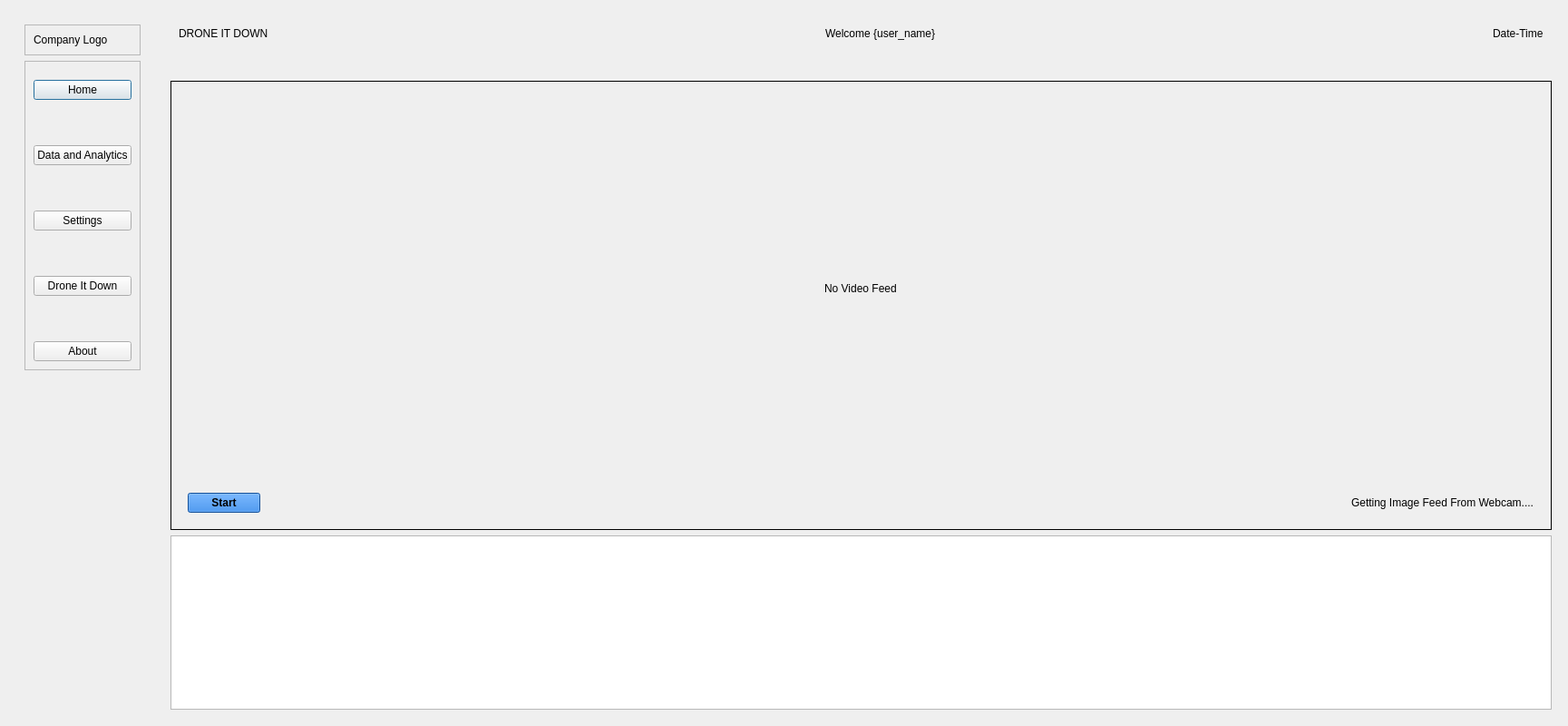
<?xml version="1.0" encoding="UTF-8"?>
<ui version="4.0">
 <class>MainWindow</class>
 <widget class="QMainWindow" name="MainWindow">
  <property name="windowModality">
   <enum>Qt::NonModal</enum>
  </property>
  <property name="enabled">
   <bool>true</bool>
  </property>
  <property name="geometry">
   <rect>
    <x>0</x>
    <y>0</y>
    <width>1729</width>
    <height>800</height>
   </rect>
  </property>
  <property name="sizePolicy">
   <sizepolicy hsizetype="Minimum" vsizetype="Minimum">
    <horstretch>1</horstretch>
    <verstretch>1</verstretch>
   </sizepolicy>
  </property>
  <property name="maximumSize">
   <size>
    <width>1920</width>
    <height>800</height>
   </size>
  </property>
  <property name="windowTitle">
   <string>Drone It Down</string>
  </property>
  <property name="autoFillBackground">
   <bool>true</bool>
  </property>
  <property name="styleSheet">
   <string notr="true"/>
  </property>
  <property name="animated">
   <bool>false</bool>
  </property>
  <widget class="QWidget" name="centralwidget">
   <property name="layoutDirection">
    <enum>Qt::LeftToRight</enum>
   </property>
   <layout class="QHBoxLayout" name="horizontalLayout_2">
    <item alignment="Qt::AlignLeft">
     <widget class="QWidget" name="leftmenu" native="true">
      <property name="enabled">
       <bool>true</bool>
      </property>
      <layout class="QVBoxLayout" name="verticalLayout_8">
       <item>
        <widget class="QWidget" name="widget" native="true">
         <property name="minimumSize">
          <size>
           <width>0</width>
           <height>571</height>
          </size>
         </property>
         <layout class="QVBoxLayout" name="verticalLayout">
          <item alignment="Qt::AlignTop">
           <widget class="QFrame" name="frame">
            <property name="frameShape">
             <enum>QFrame::StyledPanel</enum>
            </property>
            <property name="frameShadow">
             <enum>QFrame::Raised</enum>
            </property>
            <layout class="QVBoxLayout" name="verticalLayout_3">
             <item>
              <widget class="QLabel" name="logo">
               <property name="text">
                <string>Company Logo</string>
               </property>
              </widget>
             </item>
            </layout>
           </widget>
          </item>
          <item alignment="Qt::AlignHCenter|Qt::AlignTop">
           <widget class="QFrame" name="frame_2">
            <property name="sizePolicy">
             <sizepolicy hsizetype="Preferred" vsizetype="Preferred">
              <horstretch>0</horstretch>
              <verstretch>1</verstretch>
             </sizepolicy>
            </property>
            <property name="frameShape">
             <enum>QFrame::StyledPanel</enum>
            </property>
            <property name="frameShadow">
             <enum>QFrame::Raised</enum>
            </property>
            <layout class="QVBoxLayout" name="verticalLayout_4">
             <property name="spacing">
              <number>50</number>
             </property>
             <property name="topMargin">
              <number>20</number>
             </property>
             <item>
              <widget class="QPushButton" name="HomeButton">
               <property name="sizePolicy">
                <sizepolicy hsizetype="Minimum" vsizetype="Fixed">
                 <horstretch>0</horstretch>
                 <verstretch>1</verstretch>
                </sizepolicy>
               </property>
               <property name="text">
                <string>Home</string>
               </property>
               <property name="icon">
                <iconset resource="resources.qrc">
                 <normaloff>:/icons/icons/home.svg</normaloff>:/icons/icons/home.svg</iconset>
               </property>
               <property name="iconSize">
                <size>
                 <width>24</width>
                 <height>24</height>
                </size>
               </property>
               <property name="autoDefault">
                <bool>true</bool>
               </property>
               <property name="default">
                <bool>true</bool>
               </property>
              </widget>
             </item>
             <item>
              <widget class="QPushButton" name="DataButton">
               <property name="text">
                <string>Data and Analytics</string>
               </property>
               <property name="icon">
                <iconset resource="resources.qrc">
                 <normaloff>:/icons/icons/database.svg</normaloff>:/icons/icons/database.svg</iconset>
               </property>
               <property name="iconSize">
                <size>
                 <width>24</width>
                 <height>24</height>
                </size>
               </property>
               <property name="default">
                <bool>false</bool>
               </property>
               <property name="flat">
                <bool>false</bool>
               </property>
              </widget>
             </item>
             <item>
              <widget class="QPushButton" name="SettingsButton">
               <property name="text">
                <string>Settings</string>
               </property>
               <property name="icon">
                <iconset resource="resources.qrc">
                 <normaloff>:/icons/icons/settings.svg</normaloff>:/icons/icons/settings.svg</iconset>
               </property>
               <property name="iconSize">
                <size>
                 <width>24</width>
                 <height>24</height>
                </size>
               </property>
              </widget>
             </item>
             <item>
              <widget class="QPushButton" name="DIDButton">
               <property name="text">
                <string>Drone It Down</string>
               </property>
               <property name="icon">
                <iconset resource="resources.qrc">
                 <normaloff>:/icons/icons/cloud-drizzle.svg</normaloff>:/icons/icons/cloud-drizzle.svg</iconset>
               </property>
              </widget>
             </item>
             <item>
              <widget class="QPushButton" name="AboutButton">
               <property name="text">
                <string>About</string>
               </property>
               <property name="icon">
                <iconset resource="resources.qrc">
                 <normaloff>:/icons/icons/info.svg</normaloff>:/icons/icons/info.svg</iconset>
               </property>
              </widget>
             </item>
            </layout>
           </widget>
          </item>
         </layout>
        </widget>
       </item>
      </layout>
     </widget>
    </item>
    <item>
     <widget class="QWidget" name="widget_2" native="true">
      <layout class="QVBoxLayout" name="verticalLayout_2">
       <item alignment="Qt::AlignTop">
        <widget class="QWidget" name="header" native="true">
         <layout class="QHBoxLayout" name="horizontalLayout">
          <item>
           <widget class="QLabel" name="title">
            <property name="text">
             <string>DRONE IT DOWN</string>
            </property>
           </widget>
          </item>
          <item>
           <spacer name="horizontalSpacer">
            <property name="orientation">
             <enum>Qt::Horizontal</enum>
            </property>
            <property name="sizeHint" stdset="0">
             <size>
              <width>40</width>
              <height>20</height>
             </size>
            </property>
           </spacer>
          </item>
          <item>
           <widget class="QLabel" name="user">
            <property name="text">
             <string>Welcome {user_name}</string>
            </property>
           </widget>
          </item>
          <item>
           <spacer name="horizontalSpacer_3">
            <property name="orientation">
             <enum>Qt::Horizontal</enum>
            </property>
            <property name="sizeHint" stdset="0">
             <size>
              <width>40</width>
              <height>20</height>
             </size>
            </property>
           </spacer>
          </item>
          <item>
           <widget class="QLabel" name="label">
            <property name="text">
             <string>Date-Time</string>
            </property>
           </widget>
          </item>
         </layout>
        </widget>
       </item>
       <item alignment="Qt::AlignTop">
        <widget class="QStackedWidget" name="stackedWidget">
         <property name="frameShape">
          <enum>QFrame::Panel</enum>
         </property>
         <widget class="QWidget" name="page1">
          <layout class="QVBoxLayout" name="verticalLayout_6">
           <item>
            <widget class="QWidget" name="video" native="true">
             <property name="sizePolicy">
              <sizepolicy hsizetype="Maximum" vsizetype="Maximum">
               <horstretch>0</horstretch>
               <verstretch>1</verstretch>
              </sizepolicy>
             </property>
             <property name="maximumSize">
              <size>
               <width>16600000</width>
               <height>1666666</height>
              </size>
             </property>
             <layout class="QHBoxLayout" name="horizontalLayout_4" stretch="0">
              <property name="spacing">
               <number>0</number>
              </property>
              <property name="bottomMargin">
               <number>0</number>
              </property>
              <item alignment="Qt::AlignHCenter">
               <widget class="QWidget" name="widget_3" native="true">
                <layout class="QHBoxLayout" name="horizontalLayout_5">
                 <item>
                  <widget class="QLabel" name="image_label">
                   <property name="text">
                    <string>No Video Feed</string>
                   </property>
                  </widget>
                 </item>
                </layout>
               </widget>
              </item>
             </layout>
            </widget>
           </item>
           <item alignment="Qt::AlignBottom">
            <widget class="QWidget" name="status" native="true">
             <layout class="QHBoxLayout" name="horizontalLayout_3">
              <property name="spacing">
               <number>0</number>
              </property>
              <property name="topMargin">
               <number>9</number>
              </property>
              <item>
               <widget class="QPushButton" name="startstop">
                <property name="font">
                 <font>
                  <weight>75</weight>
                  <bold>true</bold>
                 </font>
                </property>
                <property name="statusTip">
                 <string/>
                </property>
                <property name="autoFillBackground">
                 <bool>false</bool>
                </property>
                <property name="styleSheet">
                 <string notr="true">background-color : rgb(28, 113, 216)</string>
                </property>
                <property name="text">
                 <string>Start</string>
                </property>
                <property name="checkable">
                 <bool>true</bool>
                </property>
                <property name="checked">
                 <bool>false</bool>
                </property>
               </widget>
              </item>
              <item>
               <spacer name="horizontalSpacer_2">
                <property name="orientation">
                 <enum>Qt::Horizontal</enum>
                </property>
                <property name="sizeHint" stdset="0">
                 <size>
                  <width>40</width>
                  <height>20</height>
                 </size>
                </property>
               </spacer>
              </item>
              <item>
               <widget class="QLabel" name="status_2">
                <property name="text">
                 <string>Getting Image Feed From Webcam....</string>
                </property>
               </widget>
              </item>
             </layout>
            </widget>
           </item>
          </layout>
         </widget>
         <widget class="QWidget" name="page2">
          <layout class="QVBoxLayout" name="verticalLayout_5">
           <item>
            <widget class="QWidget" name="widget_4" native="true">
             <layout class="QVBoxLayout" name="verticalLayout_9">
              <item>
               <layout class="QFormLayout" name="formLayout">
                <property name="topMargin">
                 <number>10</number>
                </property>
                <item row="1" column="0">
                 <widget class="QLabel" name="label_19">
                  <property name="text">
                   <string>Models</string>
                  </property>
                 </widget>
                </item>
                <item row="1" column="1">
                 <widget class="QComboBox" name="models">
                  <item>
                   <property name="text">
                    <string>Create New</string>
                   </property>
                  </item>
                  <item>
                   <property name="text">
                    <string>model-0191.pt</string>
                   </property>
                  </item>
                  <item>
                   <property name="text">
                    <string>model-0192.pt</string>
                   </property>
                  </item>
                  <item>
                   <property name="text">
                    <string/>
                   </property>
                  </item>
                 </widget>
                </item>
                <item row="3" column="0">
                 <widget class="QLabel" name="label_3">
                  <property name="text">
                   <string>Select Folder</string>
                  </property>
                 </widget>
                </item>
                <item row="3" column="1">
                 <widget class="QPushButton" name="folder">
                  <property name="text">
                   <string>Select Folder For Pre-Processing</string>
                  </property>
                 </widget>
                </item>
                <item row="4" column="0">
                 <widget class="QLabel" name="label_20">
                  <property name="text">
                   <string>Augment Images</string>
                  </property>
                 </widget>
                </item>
                <item row="4" column="1">
                 <widget class="QCheckBox" name="augment_yes">
                  <property name="text">
                   <string>Yes</string>
                  </property>
                  <property name="checked">
                   <bool>true</bool>
                  </property>
                  <property name="tristate">
                   <bool>true</bool>
                  </property>
                 </widget>
                </item>
                <item row="9" column="1">
                 <spacer name="verticalSpacer">
                  <property name="orientation">
                   <enum>Qt::Vertical</enum>
                  </property>
                  <property name="sizeHint" stdset="0">
                   <size>
                    <width>20</width>
                    <height>40</height>
                   </size>
                  </property>
                 </spacer>
                </item>
                <item row="10" column="1">
                 <widget class="QPushButton" name="data_submit">
                  <property name="styleSheet">
                   <string notr="true"/>
                  </property>
                  <property name="text">
                   <string>Submit</string>
                  </property>
                 </widget>
                </item>
                <item row="11" column="1">
                 <spacer name="verticalSpacer_2">
                  <property name="orientation">
                   <enum>Qt::Vertical</enum>
                  </property>
                  <property name="sizeHint" stdset="0">
                   <size>
                    <width>20</width>
                    <height>40</height>
                   </size>
                  </property>
                 </spacer>
                </item>
                <item row="12" column="1">
                 <widget class="QProgressBar" name="progressBar">
                  <property name="value">
                   <number>0</number>
                  </property>
                 </widget>
                </item>
                <item row="13" column="1">
                 <widget class="QLabel" name="pre_status">
                  <property name="text">
                   <string/>
                  </property>
                  <property name="textFormat">
                   <enum>Qt::AutoText</enum>
                  </property>
                  <property name="textInteractionFlags">
                   <set>Qt::NoTextInteraction</set>
                  </property>
                 </widget>
                </item>
                <item row="14" column="1">
                 <widget class="QLabel" name="prefolder">
                  <property name="text">
                   <string>Selected Folder:</string>
                  </property>
                 </widget>
                </item>
               </layout>
              </item>
              <item>
               <spacer name="verticalSpacer_3">
                <property name="orientation">
                 <enum>Qt::Vertical</enum>
                </property>
                <property name="sizeHint" stdset="0">
                 <size>
                  <width>20</width>
                  <height>40</height>
                 </size>
                </property>
               </spacer>
              </item>
              <item>
               <widget class="QLabel" name="label_13">
                <property name="font">
                 <font>
                  <family>Sans</family>
                  <weight>75</weight>
                  <bold>true</bold>
                 </font>
                </property>
                <property name="text">
                 <string>Analytics</string>
                </property>
               </widget>
              </item>
              <item>
               <widget class="QLabel" name="n_files">
                <property name="text">
                 <string>Files processed till today: 983</string>
                </property>
               </widget>
              </item>
              <item>
               <widget class="QLabel" name="n_faces">
                <property name="text">
                 <string>Total Faces Detected: 22</string>
                </property>
               </widget>
              </item>
              <item>
               <widget class="QLabel" name="n_targets">
                <property name="text">
                 <string>Total Targets Matched: 5</string>
                </property>
               </widget>
              </item>
              <item>
               <widget class="QLabel" name="uptime">
                <property name="text">
                 <string>Stream Uptime: 50 mins</string>
                </property>
               </widget>
              </item>
              <item>
               <widget class="QLabel" name="loc">
                <property name="text">
                 <string>Current Location: 8888.222,444.221</string>
                </property>
               </widget>
              </item>
             </layout>
            </widget>
           </item>
           <item>
            <widget class="QLabel" name="current_model">
             <property name="text">
              <string>Latest Model Name: x918mx.pt</string>
             </property>
            </widget>
           </item>
          </layout>
         </widget>
         <widget class="QWidget" name="page3">
          <layout class="QVBoxLayout" name="verticalLayout_7">
           <item>
            <widget class="QWidget" name="widget_7" native="true">
             <layout class="QVBoxLayout" name="verticalLayout_10">
              <item>
               <layout class="QFormLayout" name="formLayout_2">
                <property name="topMargin">
                 <number>60</number>
                </property>
                <item row="1" column="0">
                 <widget class="QLabel" name="label_9">
                  <property name="text">
                   <string>Slug:</string>
                  </property>
                 </widget>
                </item>
                <item row="1" column="1">
                 <widget class="QLineEdit" name="uid">
                  <property name="text">
                   <string>talkxo9000</string>
                  </property>
                  <property name="maxLength">
                   <number>10</number>
                  </property>
                  <property name="cursorMoveStyle">
                   <enum>Qt::VisualMoveStyle</enum>
                  </property>
                 </widget>
                </item>
                <item row="2" column="0">
                 <widget class="QLabel" name="label_10">
                  <property name="text">
                   <string>RTMP URL:</string>
                  </property>
                 </widget>
                </item>
                <item row="0" column="0">
                 <widget class="QLabel" name="label_11">
                  <property name="text">
                   <string>User Name</string>
                  </property>
                 </widget>
                </item>
                <item row="0" column="1">
                 <widget class="QLineEdit" name="lineEdit_3">
                  <property name="text">
                   <string>Muhammad Haroon</string>
                  </property>
                 </widget>
                </item>
                <item row="3" column="0">
                 <widget class="QLabel" name="label_12">
                  <property name="text">
                   <string>User Email</string>
                  </property>
                 </widget>
                </item>
                <item row="3" column="1">
                 <widget class="QLineEdit" name="lineEdit_4">
                  <property name="text">
                   <string>abc.gmail.com</string>
                  </property>
                 </widget>
                </item>
                <item row="4" column="0">
                 <widget class="QLabel" name="label_21">
                  <property name="text">
                   <string>Company Logo</string>
                  </property>
                 </widget>
                </item>
                <item row="4" column="1">
                 <widget class="QPushButton" name="cimage">
                  <property name="text">
                   <string>Select Company Image</string>
                  </property>
                 </widget>
                </item>
                <item row="2" column="1">
                 <widget class="QLineEdit" name="url">
                  <property name="text">
                   <string/>
                  </property>
                  <property name="readOnly">
                   <bool>true</bool>
                  </property>
                  <property name="placeholderText">
                   <string>Update Slug</string>
                  </property>
                 </widget>
                </item>
               </layout>
              </item>
             </layout>
            </widget>
           </item>
          </layout>
         </widget>
         <widget class="QWidget" name="page4">
          <layout class="QVBoxLayout" name="verticalLayout_11">
           <item>
            <widget class="QWidget" name="widget_5" native="true">
             <layout class="QVBoxLayout" name="verticalLayout_12">
              <item>
               <widget class="QPushButton" name="resultsButton">
                <property name="text">
                 <string>Open Results Folder</string>
                </property>
               </widget>
              </item>
             </layout>
            </widget>
           </item>
           <item>
            <widget class="QWidget" name="widget_6" native="true">
             <layout class="QVBoxLayout" name="verticalLayout_13">
              <item>
               <widget class="QLabel" name="label_22">
                <property name="font">
                 <font>
                  <family>Uroob</family>
                  <pointsize>24</pointsize>
                  <weight>75</weight>
                  <bold>true</bold>
                 </font>
                </property>
                <property name="text">
                 <string>How To:</string>
                </property>
               </widget>
              </item>
              <item>
               <widget class="QPlainTextEdit" name="plainTextEdit">
                <property name="plainText">
                 <string>Select a dataset in following hierarchy:

**************
Database
    -&gt; Person1
        -&gt; filename_1.jpg
        -&gt; filename_2.jpg
        .
        .
        .
        -&gt; filename_N.jpg
    -&gt;Person2
        -&gt; filename_1.jpg
        .
        .
    -&gt;PersonN
    .
    .
**************

2) Next, move the database to the 'fyp_1/Databases' folder

3) Now, first step is ALIGNMENT, to do it simply move to 'fyp_1/2_Alignment'
   and run the script provided there by assigning the path to your DB in 
   Databases folder, speciffic height and width can also be provided.

   [Note: The script will modify the original provided database by cropping out the largest faces and aligning it]


4) Goto, 3,4_Represent-Verify folder now using the path of your aligned DB create a 
   model file that will be used at runtime for inference of images/video.
   put your inputs images/video in Inputs folder or use direct streaming.
   Please specify filenames if opting to save the results for images &amp; videos both.</string>
                </property>
               </widget>
              </item>
             </layout>
            </widget>
           </item>
          </layout>
         </widget>
         <widget class="QWidget" name="page5">
          <layout class="QVBoxLayout" name="verticalLayout_14">
           <item alignment="Qt::AlignTop">
            <widget class="QLabel" name="label_24">
             <property name="font">
              <font>
               <pointsize>30</pointsize>
               <italic>true</italic>
              </font>
             </property>
             <property name="text">
              <string>About Drone It Down</string>
             </property>
             <property name="margin">
              <number>10</number>
             </property>
            </widget>
           </item>
           <item alignment="Qt::AlignTop">
            <widget class="QLabel" name="label_23">
             <property name="sizePolicy">
              <sizepolicy hsizetype="Preferred" vsizetype="Preferred">
               <horstretch>0</horstretch>
               <verstretch>1</verstretch>
              </sizepolicy>
             </property>
             <property name="font">
              <font>
               <pointsize>9</pointsize>
              </font>
             </property>
             <property name="text">
              <string>The Drone it Down App would enable the User to monitor the environment of their choosing 
from anywhere using facial recognition and the model training and implementation done on the app itself. 
The Main Objective of this project to discover new techniques and methods of monitoring an environment for security purposes.
This Project explores the domain of Computer Vision in a remote environment to provide a facial recognition surveillance system using a DJI Mavic Air 2 drone.


Group Members

•	19K-0145 – Muhammed Haroon
•	19K-0246 – Ibad Ur Rehman Ahmed Shaikh
•	19K-0293 – Ali Asghar
				
Project Area of	 	Computer Vision and Artificial Intelligence Specialization					
Project Start Date:		16th September 2022		
Project End Date	 	10th June 2023</string>
             </property>
             <property name="margin">
              <number>10</number>
             </property>
            </widget>
           </item>
          </layout>
         </widget>
        </widget>
       </item>
       <item alignment="Qt::AlignBottom">
        <widget class="QListWidget" name="matched"/>
       </item>
      </layout>
     </widget>
    </item>
   </layout>
  </widget>
  <action name="actionHome">
   <property name="text">
    <string>Home</string>
   </property>
  </action>
 </widget>
 <resources>
  <include location="resources.qrc"/>
 </resources>
 <connections/>
</ui>
